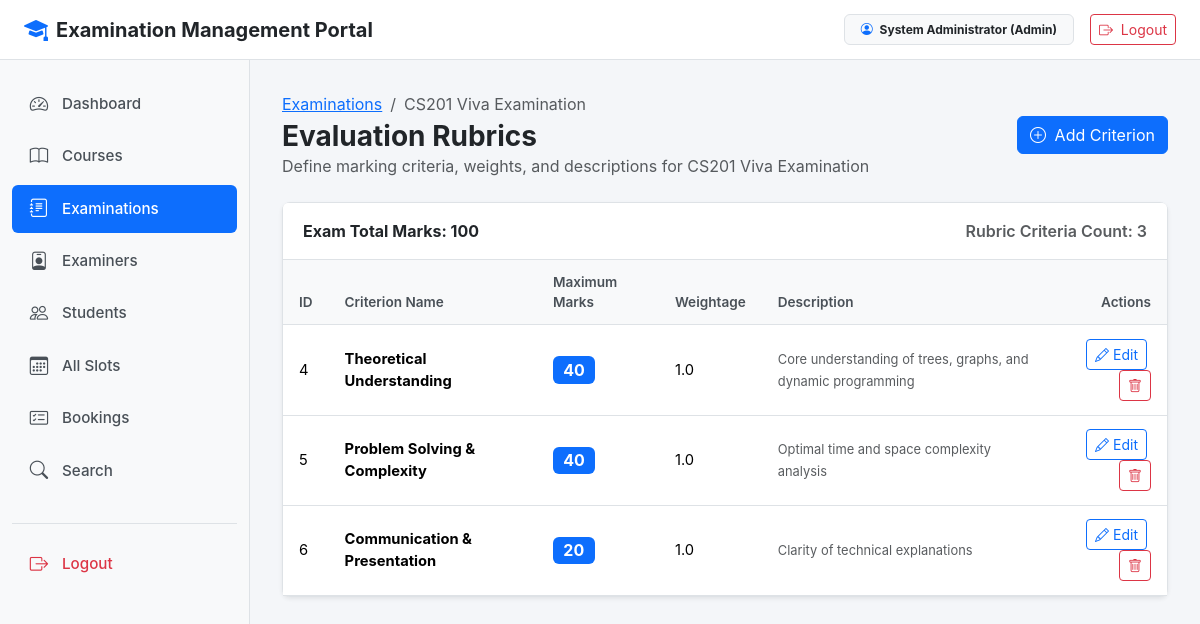
Page /admin/examinations/2/rubrics (signed in) on the committed database.
### models.py (models this page shows, shortened)
class User(db.Model, UserMixin):
    id = db.Column(db.Integer, primary_key=True)
    username = db.Column(db.String(80), unique=True, nullable=False)
    email = db.Column(db.String(120), unique=True, nullable=False)
    password_hash = db.Column(db.String(255), nullable=False)
    name = db.Column(db.String(100), nullable=False)
    phone = db.Column(db.String(20))
    department = db.Column(db.String(100))
    role = db.Column(db.String(20), nullable=False, default='student')
    status = db.Column(db.String(20), nullable=False, default='active')
    created_at = db.Column(db.DateTime, default=datetime.utcnow)
    @property
    def is_active(self):
        return self.status not in ['deactivated', 'rejected']
    @property
    def is_admin(self):
        return self.role == 'admin'

class Examination(db.Model):
    id = db.Column(db.Integer, primary_key=True)
    course_id = db.Column(db.Integer, db.ForeignKey('course.id'), nullable=False)
    name = db.Column(db.String(150), nullable=False)
    exam_type = db.Column(db.String(50), nullable=False, default='Viva')
    duration = db.Column(db.Integer, nullable=False, default=30)
    max_marks = db.Column(db.Integer, nullable=False, default=100)
    slot_creation_start_date = db.Column(db.Date, nullable=False)
    slot_creation_end_date = db.Column(db.Date, nullable=False)
    slot_booking_start_date = db.Column(db.Date, nullable=False)
    slot_booking_end_date = db.Column(db.Date, nullable=False)
    status = db.Column(db.String(30), nullable=False, default='Draft')
    created_at = db.Column(db.DateTime, default=datetime.utcnow)
    rubrics = db.relationship('Rubric', backref='examination', cascade='all, delete-orphan', lazy=True)
    slots = db.relationship('Slot', backref='examination', cascade='all, delete-orphan', lazy=True)

class Rubric(db.Model):
    id = db.Column(db.Integer, primary_key=True)
    examination_id = db.Column(db.Integer, db.ForeignKey('examination.id'), nullable=False)
    criterion_name = db.Column(db.String(150), nullable=False)
    max_marks = db.Column(db.Integer, nullable=False, default=10)
    weightage = db.Column(db.Float, nullable=False, default=1.0)
    description = db.Column(db.Text)

### admin.py (the view)
@app.route('/admin/examinations/<int:exam_id>/rubrics')
@admin_required
def admin_rubrics(exam_id):
    exam = Examination.query.get_or_404(exam_id)
    rubrics = Rubric.query.filter_by(examination_id=exam_id).all()
    return render_template('admin/rubrics.html', exam=exam, rubrics=rubrics)

### admin.py (called while the page is built)
def admin_required(function):
    @wraps(function)
    def wrapper(*args, **kwargs):
        if not current_user.is_authenticated:
            return redirect(url_for('login'))
        if not current_user.is_admin:
            flash('Admin access required.', 'danger')
            return redirect(url_for('index'))
        if current_user.status != 'active':
            logout_user()
            flash('Access denied. Account is inactive.', 'danger')
            return redirect(url_for('login'))
        return function(*args, **kwargs)
    return wrapper

### app.py (called while the page is built)
@login_manager.user_loader
def load_user(user_id):
    try:
        user = db.session.get(User, int(user_id))
        if user and user.status in ['deactivated', 'rejected']:
            return None
        return user
    except (ValueError, TypeError):
        return None

### templates/admin/rubrics.html (shortened to what this page needs)
{% extends "base.html" %}
{% block content %}
<div class="d-flex justify-content-between align-items-center mb-4">
    <div>
        <nav aria-label="breadcrumb">
            <ol class="breadcrumb mb-1">
                <li class="breadcrumb-item"><a href="{{ url_for('admin_examinations') }}">Examinations</a></li>
                <li class="breadcrumb-item active">{{ exam.name }}</li>
            </ol>
        </nav>
        <h3 class="fw-bold mb-0">Evaluation Rubrics</h3>
        <p class="text-muted mb-0">Define marking criteria, weights, and descriptions for {{ exam.name }}</p>
    </div>
    <a href="{{ url_for('new_rubric', exam_id=exam.id) }}" class="btn btn-primary">
        <i class="bi bi-plus-circle me-1"></i> Add Criterion
    </a>
</div>
<div class="card shadow-sm mb-4">
    <div class="card-header bg-white py-3">
        <div class="d-flex justify-content-between align-items-center">
            <span class="fw-bold">Exam Total Marks: {{ exam.max_marks }}</span>
            <span class="text-muted">Rubric Criteria Count: {{ rubrics|length }}</span>
        </div>
    </div>
    <div class="card-body p-0">
        <div class="table-responsive">
            <table class="table table-hover mb-0">
                <thead>
                    <tr>
                        <th>ID</th>
                        <th>Criterion Name</th>
                        <th>Maximum Marks</th>
                        <th>Weightage</th>
                        <th>Description</th>
                        <th class="text-end">Actions</th>
                    </tr>
                </thead>
                <tbody>
                    {% if rubrics %}
                        {% for r in rubrics %}
                        <tr>
                            <td>{{ r.id }}</td>
                            <td class="fw-bold">{{ r.criterion_name }}</td>
                            <td><span class="badge bg-primary fs-6">{{ r.max_marks }}</span></td>
                            <td>{{ r.weightage }}</td>
                            <td><small class="text-muted">{{ r.description or 'No description' }}</small></td>
                            <td class="text-end">
                                <a href="{{ url_for('edit_rubric', rubric_id=r.id) }}" class="btn btn-sm btn-outline-primary me-1">
                                    <i class="bi bi-pencil"></i> Edit
                                </a>
                                <form method="POST" action="{{ url_for('delete_rubric', rubric_id=r.id) }}" class="d-inline">
                                    <button type="submit" class="btn btn-sm btn-outline-danger">
                                        <i class="bi bi-trash"></i>
                                    </button>
                                </form>
                            </td>
                        </tr>
                        {% endfor %}
                    {% else %}
                        <tr>
                            <td colspan="6" class="text-center py-4 text-muted">No rubric criteria added yet. Click "Add Criterion" to create one.</td>
                        </tr>
                    {% endif %}
                </tbody>
            </table>
        </div>
    </div>
</div>
{% endblock %}

### templates/base.html (shortened to what this page needs)
<!DOCTYPE html>
<html lang="en">
<head>
    <link href="https://cdn.jsdelivr.net/npm/bootstrap@5.3.2/dist/css/bootstrap.min.css" rel="stylesheet">
    <link href="https://cdn.jsdelivr.net/npm/bootstrap-icons@1.11.1/font/bootstrap-icons.css" rel="stylesheet">
</head>
<body>
    <nav class="top-navbar">
        <div class="d-flex align-items-center">
            <a href="{{ url_for('index') }}" class="text-decoration-none text-dark d-flex align-items-center gap-2">
                <i class="bi bi-mortarboard-fill text-primary fs-4"></i>
                <span class="fw-bold fs-5">Examination Management Portal</span>
            </a>
        </div>
        <div class="d-flex align-items-center gap-3">
            {% if current_user.is_authenticated %}
            <span class="badge bg-light text-dark border px-3 py-2">
                <i class="bi bi-person-circle me-1 text-primary"></i>
                {{ current_user.name }} ({{ current_user.role|capitalize }})
            </span>
            <a href="{{ url_for('logout') }}" class="btn btn-outline-danger btn-sm">
                <i class="bi bi-box-arrow-right me-1"></i> Logout
            </a>
            {% else %}
            <a href="{{ url_for('login') }}" class="btn btn-outline-primary btn-sm px-3">Login</a>
            <a href="{{ url_for('register') }}" class="btn btn-primary btn-sm px-3">Register</a>
            {% endif %}
        </div>
    </nav>
    {% if current_user.is_authenticated %}
    <div class="sidebar">
        <ul class="nav flex-column">
            {% if current_user.is_admin %}
            <li class="nav-item">
                <a class="nav-link {% if request.endpoint == 'admin_dashboard' %}active{% endif %}" href="{{ url_for('admin_dashboard') }}">
                    <i class="bi bi-speedometer2"></i> Dashboard
                </a>
            </li>
            <li class="nav-item">
                <a class="nav-link {% if request.endpoint in ['admin_courses', 'new_course', 'edit_course'] %}active{% endif %}" href="{{ url_for('admin_courses') }}">
                    <i class="bi bi-book"></i> Courses
                </a>
            </li>
            <li class="nav-item">
                <a class="nav-link {% if request.endpoint in ['admin_examinations', 'new_examination', 'edit_examination', 'admin_rubrics', 'new_rubric', 'edit_rubric'] %}active{% endif %}" href="{{ url_for('admin_examinations') }}">
                    <i class="bi bi-journal-text"></i> Examinations
                </a>
            </li>
            <li class="nav-item">
                <a class="nav-link {% if request.endpoint == 'admin_examiners' %}active{% endif %}" href="{{ url_for('admin_examiners') }}">
                    <i class="bi bi-person-badge"></i> Examiners
                </a>
            </li>
            <li class="nav-item">
                <a class="nav-link {% if request.endpoint == 'admin_students' %}active{% endif %}" href="{{ url_for('admin_students') }}">
                    <i class="bi bi-people"></i> Students
                </a>
            </li>
            <li class="nav-item">
                <a class="nav-link {% if request.endpoint in ['admin_slots', 'change_slot_examiner'] %}active{% endif %}" href="{{ url_for('admin_slots') }}">
                    <i class="bi bi-calendar3"></i> All Slots
                </a>
            </li>
            <li class="nav-item">
                <a class="nav-link {% if request.endpoint in ['admin_bookings', 'reschedule_booking'] %}active{% endif %}" href="{{ url_for('admin_bookings') }}">
                    <i class="bi bi-card-checklist"></i> Bookings
                </a>
            </li>
            <li class="nav-item">
                <a class="nav-link {% if request.endpoint == 'admin_search' %}active{% endif %}" href="{{ url_for('admin_search') }}">
                    <i class="bi bi-search"></i> Search
                </a>
            </li>
            {% endif %}
            <li class="nav-item mt-4 pt-3 border-top">
                <a class="nav-link text-danger" href="{{ url_for('logout') }}">
                    <i class="bi bi-box-arrow-right"></i> Logout
                </a>
            </li>
        </ul>
    </div>
    <main class="main-wrapper">
        {% block content %}{% endblock %}
    </main>
    {% endif %}
</body>
</html>

### templates/base.html (style rules this page uses)
:root { --primary-color: #0d6efd; --sidebar-width: 250px; --sidebar-bg: #f8f9fa; --border-color: #dee2e6; }
body { font-family: -apple-system, BlinkMacSystemFont, "Segoe UI", Roboto, "Helvetica Neue", Arial, sans-serif; background-color: #f4f6f9; color: #212529; margin: 0; padding: 0; }
.top-navbar { height: 60px; background-color: #ffffff; border-bottom: 1px solid var(--border-color); position: fixed; top: 0; left: 0; right: 0; z-index: 1030; display: flex; align-items: center; justify-content: space-between; padding: 0 1.5rem; }
.sidebar { width: var(--sidebar-width); background-color: var(--sidebar-bg); border-right: 1px solid var(--border-color); position: fixed; top: 60px; bottom: 0; left: 0; z-index: 1020; padding: 1.25rem 0.75rem; overflow-y: auto; }
.sidebar .nav-link { display: flex; align-items: center; padding: 0.65rem 1rem; color: #495057; border-radius: 6px; font-weight: 500; font-size: 0.95rem; margin-bottom: 0.25rem; text-decoration: none; }
.sidebar .nav-link i { font-size: 1.15rem; margin-right: 0.75rem; width: 22px; text-align: center; }
.sidebar .nav-link.active { color: #ffffff; background-color: var(--primary-color); }
.main-wrapper { margin-top: 60px; margin-left: var(--sidebar-width); padding: 2rem; min-height: calc(100vh - 60px); }
.card { border: 1px solid var(--border-color); border-radius: 8px; box-shadow: 0 1px 3px rgba(0, 0, 0, 0.05); background-color: #ffffff; }
.card-header { background-color: #ffffff; border-bottom: 1px solid var(--border-color); font-weight: 600; padding: 0.85rem 1.25rem; }
.table { vertical-align: middle; }
.table thead th { background-color: #f8f9fa; color: #495057; font-size: 0.85rem; font-weight: 600; border-bottom: 1px solid var(--border-color); padding: 0.75rem 1rem; }
.table tbody td { padding: 0.85rem 1rem; border-bottom: 1px solid var(--border-color); font-size: 0.92rem; }

### rows in the picture
User: name "System Administrator", role "Admin"
Examination: name "CS201 Viva Examination", max_marks "100"
Rubric: id "4", criterion_name "Theoretical Understanding", max_marks "40", weightage "1.0", description "Core understanding of trees, graphs, and dynamic programming"
Rubric: id "5", criterion_name "Problem Solving & Complexity", max_marks "40", weightage "1.0", description "Optimal time and space complexity analysis"
Rubric: id "6", criterion_name "Communication & Presentation", max_marks "20", weightage "1.0", description "Clarity of technical explanations"

### other values in the picture
{{ rubrics|length }} "3"
